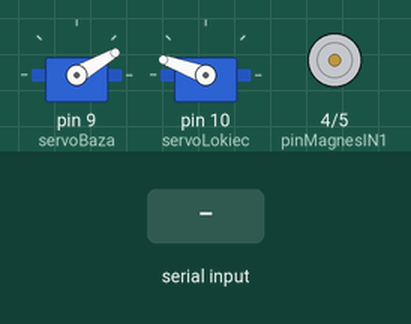
Recording of a sketch running on a simulated Arduino Uno, built with avr-gcc and run on an emulated ATmega328P. Parts: 2 × servo, motor-driver pin pairs drawn as motors (green arrow = first pin HIGH = forward, orange = second pin HIGH = backward, longer = more drive). The test bench sets the inputs (shaded band).

Above: at 1.2 s.
1.3 s: "90,45,200\n" received over Serial
At 6.5 s:
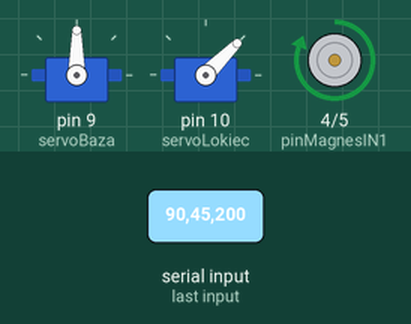
At 13.4 s:
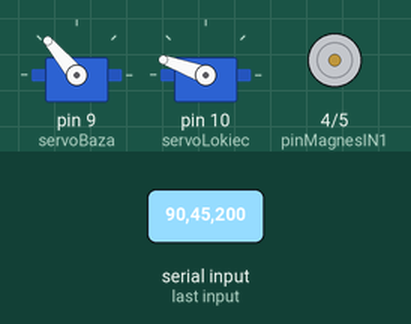
Timing chart, 0 to 19.1 s (numbered marks = the images above; inputs shaded):
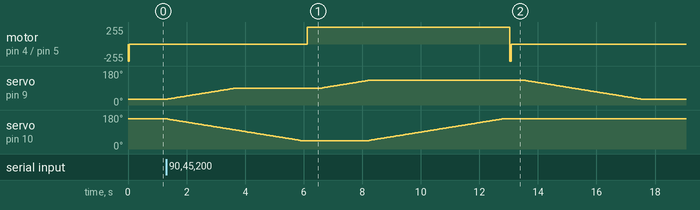

Measured:
- after the input at 1.3 s, motor on pin 4 (pinMagnesIN1) / pin 5 (pinMagnesIN2): stopped → forward 255/255 after 4.8 s, → stopped 6.9 s later; servo on pin 9 (servoBaza): rises from 30° to 130° in 6.9 s, then falls to 30° in 9.4 s

The sketch:

arduino_scara_arm.ino
```cpp
#include <Servo.h>

Servo servoBaza;
Servo servoLokiec;

int obecnyBaza = 30;
int obecnyLokiec = 160;
int predkosc = 40;

const int pinMagnesIN1 = 4;
const int pinMagnesIN2 = 5;

void setup() {
  servoBaza.attach(9);
  servoLokiec.attach(10);
  servoBaza.write(obecnyBaza);
  servoLokiec.write(obecnyLokiec);


  pinMode(pinMagnesIN1, OUTPUT);
  pinMode(pinMagnesIN2, OUTPUT);
  pusc();

  Serial.begin(9600);
}

void chwyc() {
  digitalWrite(pinMagnesIN1, HIGH);
  digitalWrite(pinMagnesIN2, LOW);
}

void pusc() {
  digitalWrite(pinMagnesIN1, LOW);
  digitalWrite(pinMagnesIN2, HIGH);
  delay(50);
  digitalWrite(pinMagnesIN1, LOW);
  digitalWrite(pinMagnesIN2, LOW);
}

void plynnyRuch(int celBaza, int celLokiec) {
  while (obecnyBaza != celBaza || obecnyLokiec != celLokiec) {
    if (obecnyBaza < celBaza) obecnyBaza++;
    else if (obecnyBaza > celBaza) obecnyBaza--;
    if (obecnyLokiec < celLokiec) obecnyLokiec++;
    else if (obecnyLokiec > celLokiec) obecnyLokiec--;
    servoBaza.write(obecnyBaza);
    servoLokiec.write(obecnyLokiec);
    delay(predkosc);
  }
}

void sekwencyjnyRuch(int celBaza, int celLokiec) {
  while (obecnyBaza != celBaza) {
    if (obecnyBaza < celBaza) obecnyBaza++;
    else if (obecnyBaza > celBaza) obecnyBaza--;
    servoBaza.write(obecnyBaza);
    delay(predkosc);
  }
  while (obecnyLokiec != celLokiec) {
    if (obecnyLokiec < celLokiec) obecnyLokiec++;
    else if (obecnyLokiec > celLokiec) obecnyLokiec--;
    servoLokiec.write(obecnyLokiec);
    delay(predkosc);
  }
}

void wykonajCyklPickAndPlace(int celBaza, int celLokiec, int typDetalu) {
  int tempZrzutBaza;
  int tempZrzutLokiec;

  if (typDetalu == 0) { //0 to Śruba
    tempZrzutBaza = 109;
    tempZrzutLokiec = 160;
  } else {
    tempZrzutBaza = 130;
    tempZrzutLokiec = 160;
  }

  plynnyRuch(celBaza, celLokiec);
  delay(200);
  chwyc();
  delay(500);

  sekwencyjnyRuch(tempZrzutBaza, tempZrzutLokiec); // Zrzut zależny od obiektu
  delay(200);
  pusc();
  delay(500);

  sekwencyjnyRuch(30, 160);
}

void loop() {
  if (Serial.available() > 0) {
    String data = Serial.readStringUntil('\n');
    data.trim();

    if (data == "P") {
      sekwencyjnyRuch(30, 160);
      return;
    }

    int firstComma = data.indexOf(',');
    int secondComma = data.lastIndexOf(',');

    if (firstComma > 0 && secondComma > firstComma) {
      int docelowyBaza = data.substring(0, firstComma).toInt();
      int docelowyLokiec = data.substring(firstComma + 1, secondComma).toInt();
      int typDetalu = data.substring(secondComma + 1).toInt();

      docelowyBaza = constrain(docelowyBaza, 10, 150);
      docelowyLokiec = constrain(docelowyLokiec, 10, 170);

      wykonajCyklPickAndPlace(docelowyBaza, docelowyLokiec, typDetalu);
    }
  }
}
```
